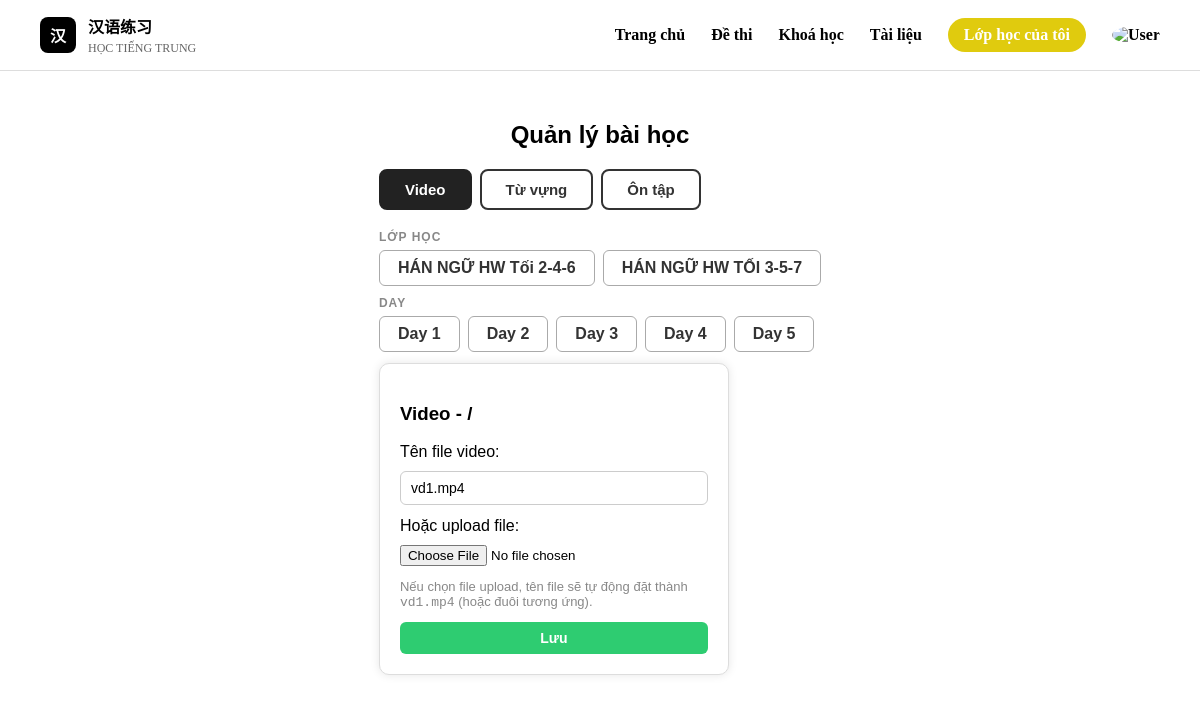
The page /quanlybaihoc.php (signed in) on the database its author committed.
### tables this page shows
CREATE TABLE `lophoc` (
  `id` int(11) NOT NULL,
  `ten_lop` varchar(50) NOT NULL
);

CREATE TABLE `ngayhoc` (
  `id` int(11) NOT NULL,
  `day_number` int(11) NOT NULL,
  `ten_day` varchar(50) DEFAULT NULL,
  `lop_id` int(11) DEFAULT NULL
);

CREATE TABLE `video` (
  `id` int(11) NOT NULL,
  `day_id` int(11) NOT NULL,
  `ten_video` varchar(255) NOT NULL
);

### quanlybaihoc.php (the view, shortened to what this page needs)
<?php
$conn = mysqli_connect("localhost","root","","login_db");
mysqli_set_charset($conn,"utf8mb4");
$tab    = $_GET['tab'] ?? 'video';
$lop_id = (int)($_GET['lop'] ?? 0);
$day_id = (int)($_GET['day'] ?? 0);
$lophoc_list = mysqli_query($conn, "SELECT * FROM lopHoc ORDER BY id ASC");
$lophoc_arr  = [];
while ($r = mysqli_fetch_assoc($lophoc_list)) $lophoc_arr[] = $r;
if (!$lop_id && count($lophoc_arr) > 0) {
    $lop_id = $lophoc_arr[0]['id'];
}
$days_arr = [];
if ($lop_id) {
    $days_res = mysqli_query($conn, "SELECT * FROM ngayHoc WHERE lop_id=$lop_id ORDER BY day_number ASC");
    while ($r = mysqli_fetch_assoc($days_res)) $days_arr[] = $r;
}
if (!$day_id && count($days_arr) > 0) {
    $day_id = $days_arr[0]['id'];
}
$lop_row = null;
$day_row = null;
$video_row   = $day_id ? mysqli_fetch_assoc(mysqli_query($conn, "SELECT * FROM video  WHERE day_id=$day_id")) : null;
?>
<!DOCTYPE html>
<html lang="vi">
<head>
<link rel="stylesheet" href="style.css">
</head>
<body>
<header class="topbar">
  <div class="container navbar">
    <div class="logo">
      <div class="logo-icon"><a href="home.php" style="color:#fff">汉</a></div>
      <div class="logo-text">
        <a href="home.php"><strong>汉语练习</strong></a>
        <a href="home.php"><span>HỌC TIẾNG TRUNG</span></a>
      </div>
    </div>
    <nav class="menu">
      <a href="home.php">Trang chủ</a>
      <a href="dethi.php">Đề thi</a>
      <a href="khoahoc.php">Khoá học</a>
      <a href="tailieu.php">Tài liệu</a>
      <a class="lophct" href="lophoc.php">Lớp học của tôi</a>
      <div class="user-menu">
        <img src="avt.jpg" class="avatar" alt="User">
      </div>
    </nav>
  </div>
</header>
<div class="ql-wrap">
    <h2>Quản lý bài học</h2>
    <?php if (count($lophoc_arr) === 0): ?>
    <div class="empty-state">
        Chưa có lớp học nào. <a href="quanlylophoc.php">Thêm lớp học tại đây.</a>
    </div>
    <?php else: ?>
    <div class="tabs">
        <a href="?tab=video&lop=<?= $lop_id ?>&day=<?= $day_id ?>"  class="tab-btn <?= $tab==='video' ?'active':'' ?>">Video</a>
        <a href="?tab=tuvung&lop=<?= $lop_id ?>&day=<?= $day_id ?>" class="tab-btn <?= $tab==='tuvung'?'active':'' ?>">Từ vựng</a>
        <a href="?tab=ontap&lop=<?= $lop_id ?>&day=<?= $day_id ?>"  class="tab-btn <?= $tab==='ontap' ?'active':'' ?>">Ôn tập</a>
    </div>
    <div class="section-label">Lớp học</div>
    <div class="lop-bar">
        <?php foreach ($lophoc_arr as $lop): ?>
        <a href="?tab=<?= $tab ?>&lop=<?= $lop['id'] ?>&day=0"
           class="lop-btn <?= (int)$lop['id']===$lop_id?'active':'' ?>">
            <?= htmlspecialchars($lop['ten_lop']) ?>
        </a>
        <?php endforeach; ?>
    </div>
    <?php if (count($days_arr) === 0): ?>
    <div class="empty-state" style="padding:16px;">
        Lớp này chưa có day nào. <a href="quanlylophoc.php">Thêm day tại đây.</a>
    </div>
    <?php else: ?>
    <div class="section-label">Day</div>
    <div class="day-bar">
        <?php foreach ($days_arr as $d): ?>
        <a href="?tab=<?= $tab ?>&lop=<?= $lop_id ?>&day=<?= $d['id'] ?>"
           class="day-btn <?= (int)$d['id']===$day_id?'active':'' ?>">
            <?= htmlspecialchars($d['ten_day']) ?>
        </a>
        <?php endforeach; ?>
    </div>
    <?php if ($tab === 'video'): ?>
    <div class="card">
        <h3>Video - <?= htmlspecialchars($lop_row['ten_lop'] ?? '') ?> / <?= htmlspecialchars($day_row['ten_day'] ?? '') ?></h3>
        <form method="post" enctype="multipart/form-data">
            <div class="card-row" style="margin-bottom:12px;">
                <label>Tên file video:</label>
                <input type="text" name="ten_video" class="inp-lg"
                       value="<?= htmlspecialchars($video_row['ten_video'] ?? 'vd'.$day_id.'.mp4') ?>"
                       placeholder="vd1.mp4">
            </div>
            <div class="card-row" style="margin-bottom:12px;">
                <label>Hoặc upload file:</label>
                <input type="file" name="file_video" accept="video/mp4,video/webm,video/ogg,video/quicktime,video/x-msvideo">
            </div>
            <p style="color:#888;font-size:13px;margin-bottom:12px;">Nếu chọn file upload, tên file sẽ tự động đặt thành <code>vd<?= $day_id ?>.mp4</code> (hoặc đuôi tương ứng).</p>
            <button type="submit" name="luu_video" class="btn btn-save">Lưu</button>
        </form>
    </div>
    <?php endif; ?>
    <?php endif;  ?>
    <?php endif;  ?>
</div>
</body>
</html>

### style.css (style rules this page uses)
body { background: #fff; margin: 0; padding: 0; min-height: 100vh; display: flex; flex-direction: column; }
a { text-decoration:none; color:inherit; }
.container { width:min(1120px, calc(100% - 48px)); margin:auto; }
.topbar { border-bottom:1px solid #ddd; }
.navbar { min-height:70px; display:flex; justify-content:space-between; align-items:center; }
.logo { display:flex; align-items:center; gap:12px; }
.logo-icon { width:36px; height:36px; border-radius:8px; background:#000; color:#fff; display:flex; justify-content:center; align-items:center; font-weight:bold; }
.logo-text strong { display:block; font-size:16px; }
.logo-text span { font-size:12px; color:#666; }
.menu { display:flex; align-items:center; gap:26px; font-weight:600; }
.btn-login, .lophct { padding:8px 16px; border-radius:999px; color:#fff; }
.lophct { background:#e0cb0e; }
.user-menu { position:relative; }
.avatar { width:40px; height:40px; border-radius:50%; object-fit:cover; cursor:pointer; }
.day-btn { display: block; padding: 10px; margin-bottom: 5px; background: #fff; border: 1px solid #ccc; text-align: center; border-radius: 5px; text-decoration: none; }
.card { width:350px; background:white; border-radius:15px; padding:25px; box-shadow:0 0 10px rgba(0,0,0,0.1); }
.btn { width:100%; padding:12px; border:2px solid black; background:white; border-radius:10px; font-size:16px; cursor:pointer; }

### quanlybaihoc.php (style rules this page uses)
* { box-sizing: border-box; }
.ql-wrap { max-width: 1000px; margin: 30px auto; padding: 0 20px 60px; font-family: sans-serif; }
h2 { text-align: center; margin-bottom: 20px; }
.tabs { display: flex; gap: 8px; margin-bottom: 20px; }
.tab-btn { padding: 10px 24px; border: 2px solid #333; border-radius: 8px; background: #fff; cursor: pointer; font-size: 15px; font-weight: bold; text-decoration: none; color: #333; }
.tab-btn.active { background: #222; color: #fff; border-color: #222; }
.section-label { font-size: 12px; font-weight: bold; color: #888; text-transform: uppercase; margin-bottom: 6px; letter-spacing: 1px; }
.lop-bar { display: flex; gap: 8px; margin-bottom: 10px; flex-wrap: wrap; }
.lop-btn { padding: 8px 18px; border: 1.5px solid #aaa; border-radius: 6px; text-decoration: none; color: #333; font-weight: bold; }
.day-bar { display: flex; gap: 8px; margin-bottom: 6px; flex-wrap: wrap; }
.day-btn { padding: 8px 18px; border: 1.5px solid #aaa; border-radius: 6px; text-decoration: none; color: #333; font-weight: bold; position: relative; }
.card { background: #fff; border: 1px solid #ddd; border-radius: 10px; padding: 20px; margin-bottom: 16px; }
.card-row { display: flex; gap: 10px; align-items: center; flex-wrap: wrap; }
input[type=text], textarea, select { padding: 8px 10px; border: 1px solid #ccc; border-radius: 6px; font-size: 14px; }
.inp-lg { flex: 1; min-width: 200px; }
.btn { padding: 8px 18px; border: none; border-radius: 6px; cursor: pointer; font-size: 14px; font-weight: bold; }
.btn-save { background: #2ecc71; color: #fff; }

### rows shown on the page
lophoc: ten_lop "HÁN NGỮ HW Tối 2-4-6"
lophoc: ten_lop "HÁN NGỮ HW TỐI 3-5-7"
ngayhoc: ten_day "Day 1", id "1"
ngayhoc: ten_day "Day 2"
ngayhoc: ten_day "Day 3"
ngayhoc: ten_day "Day 4"
ngayhoc: ten_day "Day 5"
video: ten_video "vd1.mp4"
